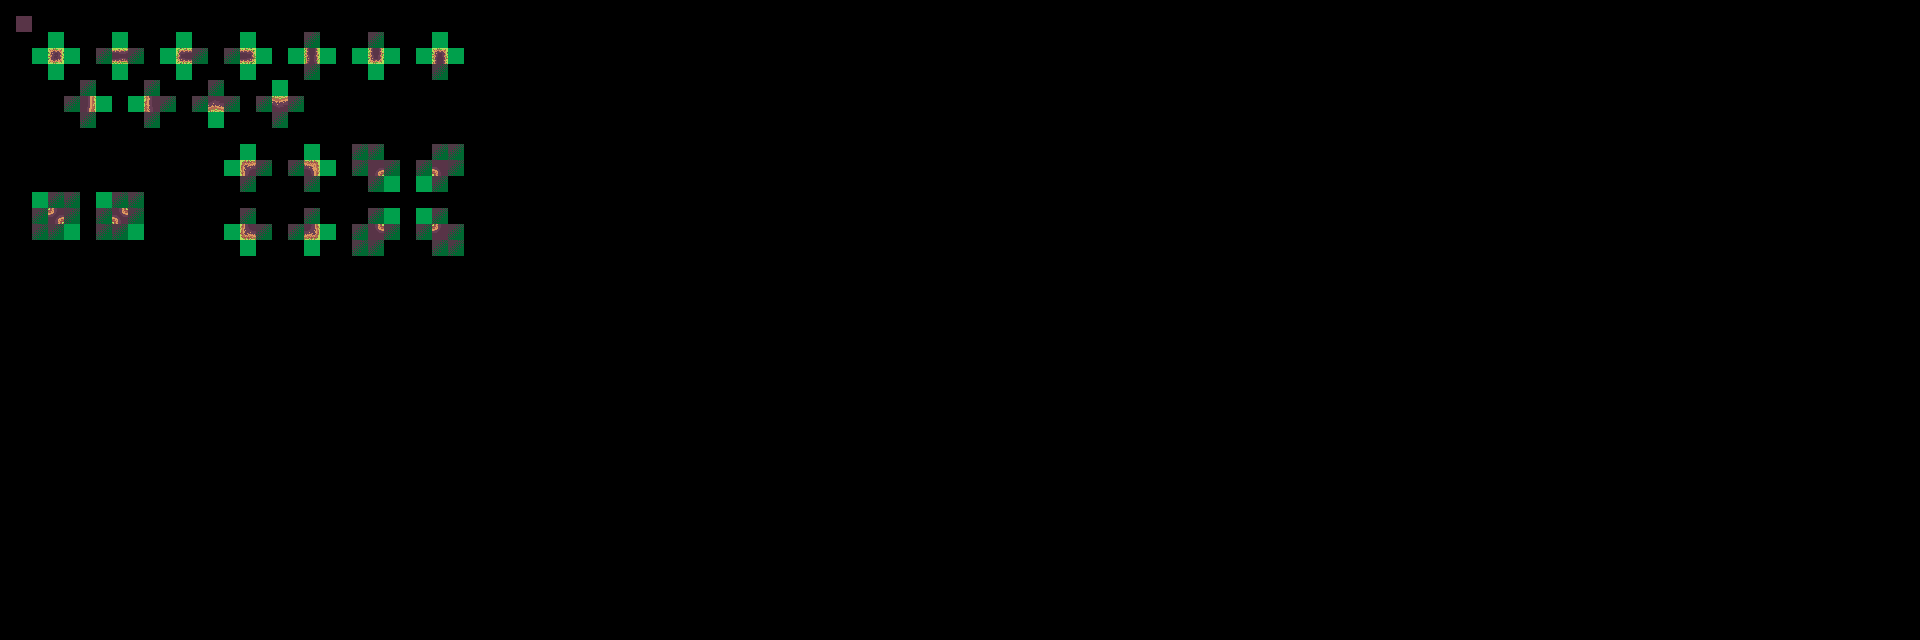

A level layout from a 2D game, rendered from its tile map. Below: a short description, then the map file with tile-grid data replaced by summaries:
An orthogonal 120x40 tile map with 16x16 px tiles, 3 tile layers (regions, input_prototype, output_terrain), 2 tilesets.

<map version="1.10" tiledversion="1.11.2" orientation="orthogonal" renderorder="right-down" width="120" height="40" tilewidth="16" tileheight="16" infinite="0" nextlayerid="4" nextobjectid="1">
 <tileset firstgid="1" source="../Tileset/cafundo1.tsx" />
 <tileset firstgid="576" source="../Tileset/tileset_cafundo.tsx" />
 <layer id="1" name="regions" width="120" height="40">
  <data>[4800 cells, 122 non-empty, 1 distinct tile ids]</data>
 </layer>
 <layer id="2" name="input_prototype" width="120" height="40" opacity="0.89">
  <data>[4800 cells, 122 non-empty, 2 distinct tile ids]</data>
 </layer>
 <layer id="3" name="output_terrain" width="120" height="40">
  <data>[4800 cells, 22 non-empty, 22 distinct tile ids]</data>
 </layer>
</map>
